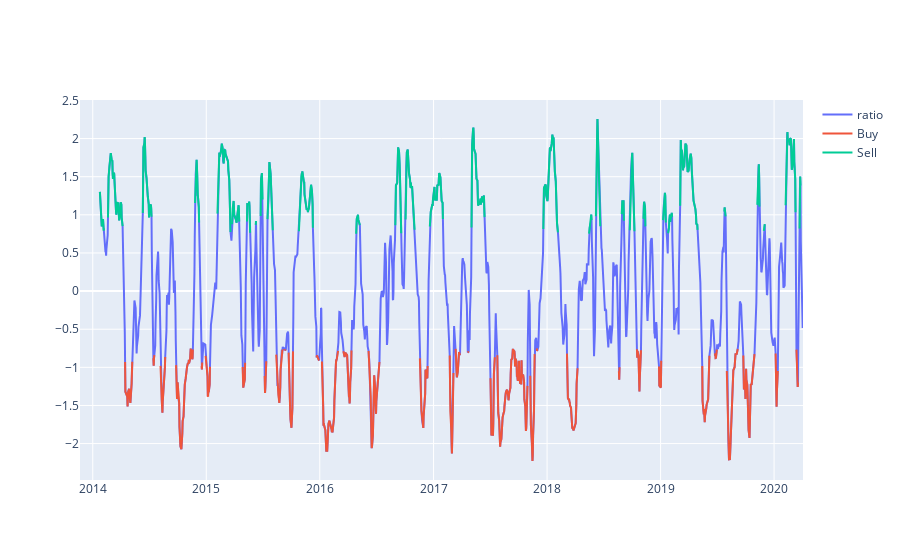

This figure's notebook cell:
### Code cell
fig = go.Figure()

#print(macd_low)
fig.add_trace(go.Scatter(x=zscore_moving_avg.index, y=zscore_moving_avg,
                    mode='lines',
                    name='ratio'))

fig.add_trace(go.Scatter(x=buy.index, y=buy,
                    mode='lines',
                    name='Buy'))

fig.add_trace(go.Scatter(x=sell.index, y=sell,
                    mode='lines',
                    name='Sell'))


fig.show()

### Figure 1 — Plotly figure (JSON) as saved in the notebook; plotly's stock layout.template omitted (floating-point values rounded to 4 significant figures; data arrays with more than 128 entries replaced by an {"elided": "..."} marker saying what was removed)
{"data": [{"mode": "lines", "name": "ratio", "type": "scatter", "x": {"elided": "1520 str values"}, "y": {"elided": "1520 float values"}}, {"mode": "lines", "name": "Buy", "type": "scatter", "x": {"elided": "1520 str values"}, "y": {"elided": "1520 float values"}}, {"mode": "lines", "name": "Sell", "type": "scatter", "x": {"elided": "1520 str values"}, "y": {"elided": "1520 float values"}}], "layout": {}}
